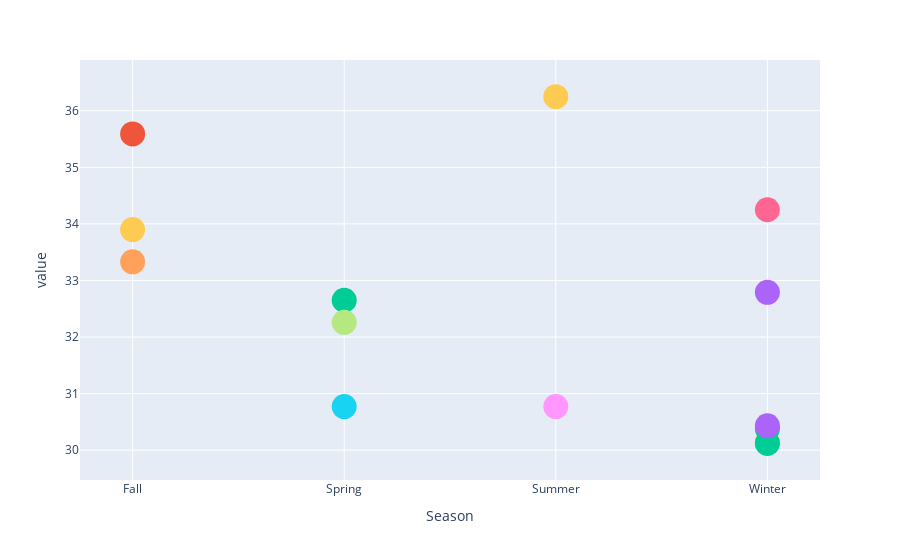

This figure's notebook cell:
### Code cell
fig = px.scatter(colour_tendency[colour_tendency > 30])
fig.update_traces(marker_size = 25)
fig.update_layout(showlegend = False)
fig.show()

### Figure 1 — Plotly figure (JSON) as saved in the notebook; plotly's stock layout.template omitted (floating-point values rounded to 4 significant figures)
{"data": [{"hovertemplate": "Color=Beige<br>Season=%{x}<br>value=%{y}<extra></extra>", "legendgroup": "Beige", "marker": {"color": "#636efa", "size": 25, "symbol": "circle"}, "mode": "markers", "name": "Beige", "orientation": "v", "showlegend": true, "type": "scatter", "x": ["Fall", "Spring", "Summer", "Winter"], "xaxis": "x", "y": [null, null, null, null], "yaxis": "y"}, {"hovertemplate": "Color=Black<br>Season=%{x}<br>value=%{y}<extra></extra>", "legendgroup": "Black", "marker": {"color": "#EF553B", "size": 25, "symbol": "circle"}, "mode": "markers", "name": "Black", "orientation": "v", "showlegend": true, "type": "scatter", "x": ["Fall", "Spring", "Summer", "Winter"], "xaxis": "x", "y": [null, null, null, null], "yaxis": "y"}, {"hovertemplate": "Color=Blue<br>Season=%{x}<br>value=%{y}<extra></extra>", "legendgroup": "Blue", "marker": {"color": "#00cc96", "size": 25, "symbol": "circle"}, "mode": "markers", "name": "Blue", "orientation": "v", "showlegend": true, "type": "scatter", "x": ["Fall", "Spring", "Summer", "Winter"], "xaxis": "x", "y": [null, 32.65, null, null], "yaxis": "y"}, {"hovertemplate": "Color=Brown<br>Season=%{x}<br>value=%{y}<extra></extra>", "legendgroup": "Brown", "marker": {"color": "#ab63fa", "size": 25, "symbol": "circle"}, "mode": "markers", "name": "Brown", "orientation": "v", "showlegend": true, "type": "scatter", "x": ["Fall", "Spring", "Summer", "Winter"], "xaxis": "x", "y": [null, null, null, 32.79], "yaxis": "y"}, {"hovertemplate": "Color=Charcoal<br>Season=%{x}<br>value=%{y}<extra></extra>", "legendgroup": "Charcoal", "marker": {"color": "#FFA15A", "size": 25, "symbol": "circle"}, "mode": "markers", "name": "Charcoal", "orientation": "v", "showlegend": true, "type": "scatter", "x": ["Fall", "Spring", "Summer", "Winter"], "xaxis": "x", "y": [null, null, null, 30.14], "yaxis": "y"}, {"hovertemplate": "Color=Cyan<br>Season=%{x}<br>value=%{y}<extra></extra>", "legendgroup": "Cyan", "marker": {"color": "#19d3f3", "size": 25, "symbol": "circle"}, "mode": "markers", "name": "Cyan", "orientation": "v", "showlegend": true, "type": "scatter", "x": ["Fall", "Spring", "Summer", "Winter"], "xaxis": "x", "y": [null, null, null, null], "yaxis": "y"}, {"hovertemplate": "Color=Gold<br>Season=%{x}<br>value=%{y}<extra></extra>", "legendgroup": "Gold", "marker": {"color": "#FF6692", "size": 25, "symbol": "circle"}, "mode": "markers", "name": "Gold", "orientation": "v", "showlegend": true, "type": "scatter", "x": ["Fall", "Spring", "Summer", "Winter"], "xaxis": "x", "y": [null, null, null, null], "yaxis": "y"}, {"hovertemplate": "Color=Gray<br>Season=%{x}<br>value=%{y}<extra></extra>", "legendgroup": "Gray", "marker": {"color": "#B6E880", "size": 25, "symbol": "circle"}, "mode": "markers", "name": "Gray", "orientation": "v", "showlegend": true, "type": "scatter", "x": ["Fall", "Spring", "Summer", "Winter"], "xaxis": "x", "y": [null, 32.26, null, null], "yaxis": "y"}, {"hovertemplate": "Color=Green<br>Season=%{x}<br>value=%{y}<extra></extra>", "legendgroup": "Green", "marker": {"color": "#FF97FF", "size": 25, "symbol": "circle"}, "mode": "markers", "name": "Green", "orientation": "v", "showlegend": true, "type": "scatter", "x": ["Fall", "Spring", "Summer", "Winter"], "xaxis": "x", "y": [null, null, 30.77, null], "yaxis": "y"}, {"hovertemplate": "Color=Indigo<br>Season=%{x}<br>value=%{y}<extra></extra>", "legendgroup": "Indigo", "marker": {"color": "#FECB52", "size": 25, "symbol": "circle"}, "mode": "markers", "name": "Indigo", "orientation": "v", "showlegend": true, "type": "scatter", "x": ["Fall", "Spring", "Summer", "Winter"], "xaxis": "x", "y": [33.9, null, null, null], "yaxis": "y"}, {"hovertemplate": "Color=Lavender<br>Season=%{x}<br>value=%{y}<extra></extra>", "legendgroup": "Lavender", "marker": {"color": "#636efa", "size": 25, "symbol": "circle"}, "mode": "markers", "name": "Lavender", "orientation": "v", "showlegend": true, "type": "scatter", "x": ["Fall", "Spring", "Summer", "Winter"], "xaxis": "x", "y": [null, null, null, null], "yaxis": "y"}, {"hovertemplate": "Color=Magenta<br>Season=%{x}<br>value=%{y}<extra></extra>", "legendgroup": "Magenta", "marker": {"color": "#EF553B", "size": 25, "symbol": "circle"}, "mode": "markers", "name": "Magenta", "orientation": "v", "showlegend": true, "type": "scatter", "x": ["Fall", "Spring", "Summer", "Winter"], "xaxis": "x", "y": [35.59, null, null, null], "yaxis": "y"}, {"hovertemplate": "Color=Maroon<br>Season=%{x}<br>value=%{y}<extra></extra>", "legendgroup": "Maroon", "marker": {"color": "#00cc96", "size": 25, "symbol": "circle"}, "mode": "markers", "name": "Maroon", "orientation": "v", "showlegend": true, "type": "scatter", "x": ["Fall", "Spring", "Summer", "Winter"], "xaxis": "x", "y": [null, null, null, 30.12], "yaxis": "y"}, {"hovertemplate": "Color=Olive<br>Season=%{x}<br>value=%{y}<extra></extra>", "legendgroup": "Olive", "marker": {"color": "#ab63fa", "size": 25, "symbol": "circle"}, "mode": "markers", "name": "Olive", "orientation": "v", "showlegend": true, "type": "scatter", "x": ["Fall", "Spring", "Summer", "Winter"], "xaxis": "x", "y": [null, null, null, null], "yaxis": "y"}, {"hovertemplate": "Color=Orange<br>Season=%{x}<br>value=%{y}<extra></extra>", "legendgroup": "Orange", "marker": {"color": "#FFA15A", "size": 25, "symbol": "circle"}, "mode": "markers", "name": "Orange", "orientation": "v", "showlegend": true, "type": "scatter", "x": ["Fall", "Spring", "Summer", "Winter"], "xaxis": "x", "y": [33.33, null, null, null], "yaxis": "y"}, {"hovertemplate": "Color=Peach<br>Season=%{x}<br>value=%{y}<extra></extra>", "legendgroup": "Peach", "marker": {"color": "#19d3f3", "size": 25, "symbol": "circle"}, "mode": "markers", "name": "Peach", "orientation": "v", "showlegend": true, "type": "scatter", "x": ["Fall", "Spring", "Summer", "Winter"], "xaxis": "x", "y": [null, 30.77, null, null], "yaxis": "y"}, {"hovertemplate": "Color=Pink<br>Season=%{x}<br>value=%{y}<extra></extra>", "legendgroup": "Pink", "marker": {"color": "#FF6692", "size": 25, "symbol": "circle"}, "mode": "markers", "name": "Pink", "orientation": "v", "showlegend": true, "type": "scatter", "x": ["Fall", "Spring", "Summer", "Winter"], "xaxis": "x", "y": [null, null, null, 34.25], "yaxis": "y"}, {"hovertemplate": "Color=Purple<br>Season=%{x}<br>value=%{y}<extra></extra>", "legendgroup": "Purple", "marker": {"color": "#B6E880", "size": 25, "symbol": "circle"}, "mode": "markers", "name": "Purple", "orientation": "v", "showlegend": true, "type": "scatter", "x": ["Fall", "Spring", "Summer", "Winter"], "xaxis": "x", "y": [null, null, null, null], "yaxis": "y"}, {"hovertemplate": "Color=Red<br>Season=%{x}<br>value=%{y}<extra></extra>", "legendgroup": "Red", "marker": {"color": "#FF97FF", "size": 25, "symbol": "circle"}, "mode": "markers", "name": "Red", "orientation": "v", "showlegend": true, "type": "scatter", "x": ["Fall", "Spring", "Summer", "Winter"], "xaxis": "x", "y": [null, null, null, null], "yaxis": "y"}, {"hovertemplate": "Color=Silver<br>Season=%{x}<br>value=%{y}<extra></extra>", "legendgroup": "Silver", "marker": {"color": "#FECB52", "size": 25, "symbol": "circle"}, "mode": "markers", "name": "Silver", "orientation": "v", "showlegend": true, "type": "scatter", "x": ["Fall", "Spring", "Summer", "Winter"], "xaxis": "x", "y": [null, null, 36.25, null], "yaxis": "y"}, {"hovertemplate": "Color=Teal<br>Season=%{x}<br>value=%{y}<extra></extra>", "legendgroup": "Teal", "marker": {"color": "#636efa", "size": 25, "symbol": "circle"}, "mode": "markers", "name": "Teal", "orientation": "v", "showlegend": true, "type": "scatter", "x": ["Fall", "Spring", "Summer", "Winter"], "xaxis": "x", "y": [null, null, null, null], "yaxis": "y"}, {"hovertemplate": "Color=Turquoise<br>Season=%{x}<br>value=%{y}<extra></extra>", "legendgroup": "Turquoise", "marker": {"color": "#EF553B", "size": 25, "symbol": "circle"}, "mode": "markers", "name": "Turquoise", "orientation": "v", "showlegend": true, "type": "scatter", "x": ["Fall", "Spring", "Summer", "Winter"], "xaxis": "x", "y": [null, null, null, null], "yaxis": "y"}, {"hovertemplate": "Color=Violet<br>Season=%{x}<br>value=%{y}<extra></extra>", "legendgroup": "Violet", "marker": {"color": "#00cc96", "size": 25, "symbol": "circle"}, "mode": "markers", "name": "Violet", "orientation": "v", "showlegend": true, "type": "scatter", "x": ["Fall", "Spring", "Summer", "Winter"], "xaxis": "x", "y": [null, null, null, 30.38], "yaxis": "y"}, {"hovertemplate": "Color=White<br>Season=%{x}<br>value=%{y}<extra></extra>", "legendgroup": "White", "marker": {"color": "#ab63fa", "size": 25, "symbol": "circle"}, "mode": "markers", "name": "White", "orientation": "v", "showlegend": true, "type": "scatter", "x": ["Fall", "Spring", "Summer", "Winter"], "xaxis": "x", "y": [null, null, null, 30.43], "yaxis": "y"}, {"hovertemplate": "Color=Yellow<br>Season=%{x}<br>value=%{y}<extra></extra>", "legendgroup": "Yellow", "marker": {"color": "#FFA15A", "size": 25, "symbol": "circle"}, "mode": "markers", "name": "Yellow", "orientation": "v", "showlegend": true, "type": "scatter", "x": ["Fall", "Spring", "Summer", "Winter"], "xaxis": "x", "y": [null, null, null, null], "yaxis": "y"}], "layout": {"legend": {"title": {"text": "Color"}, "tracegroupgap": 0}, "margin": {"t": 60}, "showlegend": false, "xaxis": {"anchor": "y", "domain": [0, 1], "title": {"text": "Season"}}, "yaxis": {"anchor": "x", "domain": [0, 1], "title": {"text": "value"}}}}
